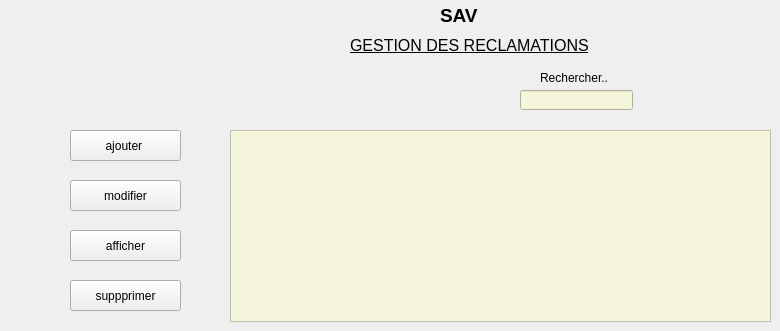
      <widget class="QWidget" name="page_11">
       <widget class="QPushButton" name="ajouter_rec">
        <property name="geometry">
         <rect>
          <x>70</x>
          <y>130</y>
          <width>111</width>
          <height>31</height>
         </rect>
        </property>
        <property name="styleSheet">
         <string notr="true">backgroun-color:tan;</string>
        </property>
        <property name="text">
         <string>ajouter </string>
        </property>
       </widget>
       <widget class="QLineEdit" name="rechercher_rec">
        <property name="geometry">
         <rect>
          <x>520</x>
          <y>90</y>
          <width>113</width>
          <height>20</height>
         </rect>
        </property>
        <property name="styleSheet">
         <string notr="true">background-color:beige;</string>
        </property>
       </widget>
       <widget class="QTableView" name="tableView_2">
        <property name="geometry">
         <rect>
          <x>230</x>
          <y>130</y>
          <width>541</width>
          <height>192</height>
         </rect>
        </property>
        <property name="styleSheet">
         <string notr="true">background-color:beige;</string>
        </property>
       </widget>
       <widget class="QLabel" name="label_23">
        <property name="geometry">
         <rect>
          <x>540</x>
          <y>70</y>
          <width>81</width>
          <height>16</height>
         </rect>
        </property>
        <property name="text">
         <string>Rechercher..</string>
        </property>
       </widget>
       <widget class="QLabel" name="label_52">
        <property name="geometry">
         <rect>
          <x>350</x>
          <y>30</y>
          <width>271</width>
          <height>31</height>
         </rect>
        </property>
        <property name="font">
         <font>
          <family>MS Shell Dlg 2</family>
          <pointsize>12</pointsize>
          <weight>50</weight>
          <italic>false</italic>
          <bold>false</bold>
          <underline>true</underline>
         </font>
        </property>
        <property name="styleSheet">
         <string notr="true">font: 75 8pt &quot;MS Shell Dlg 2&quot;;
font: 14pt &quot;MS Shell Dlg 2&quot;;
font: 12pt &quot;MS Shell Dlg 2&quot;;
text-decoration: underline;</string>
        </property>
        <property name="text">
         <string>GESTION DES RECLAMATIONS</string>
        </property>
       </widget>
       <widget class="QPushButton" name="modifier_rec">
        <property name="geometry">
         <rect>
          <x>70</x>
          <y>180</y>
          <width>111</width>
          <height>31</height>
         </rect>
        </property>
        <property name="styleSheet">
         <string notr="true">backgroun-color:tan;</string>
        </property>
        <property name="text">
         <string>modifier</string>
        </property>
       </widget>
       <widget class="QPushButton" name="suprimer_rec">
        <property name="geometry">
         <rect>
          <x>70</x>
          <y>280</y>
          <width>111</width>
          <height>31</height>
         </rect>
        </property>
        <property name="styleSheet">
         <string notr="true">backgroun-color:red;</string>
        </property>
        <property name="text">
         <string>suppprimer</string>
        </property>
       </widget>
       <widget class="QPushButton" name="afficher_rec">
        <property name="geometry">
         <rect>
          <x>70</x>
          <y>230</y>
          <width>111</width>
          <height>31</height>
         </rect>
        </property>
        <property name="styleSheet">
         <string notr="true">backgroun-color:tan;</string>
        </property>
        <property name="text">
         <string>afficher</string>
        </property>
       </widget>
       <widget class="QLabel" name="label_8">
        <property name="geometry">
         <rect>
          <x>440</x>
          <y>0</y>
          <width>71</width>
          <height>31</height>
         </rect>
        </property>
        <property name="font">
         <font>
          <pointsize>14</pointsize>
          <weight>75</weight>
          <bold>true</bold>
         </font>
        </property>
        <property name="text">
         <string>SAV</string>
        </property>
       </widget>
       <zorder>ajouter_rec</zorder>
       <zorder>rechercher_rec</zorder>
       <zorder>label_23</zorder>
       <zorder>label_52</zorder>
       <zorder>modifier_rec</zorder>
       <zorder>suprimer_rec</zorder>
       <zorder>afficher_rec</zorder>
       <zorder>label_8</zorder>
       <zorder>tableView_2</zorder>
      </widget>
